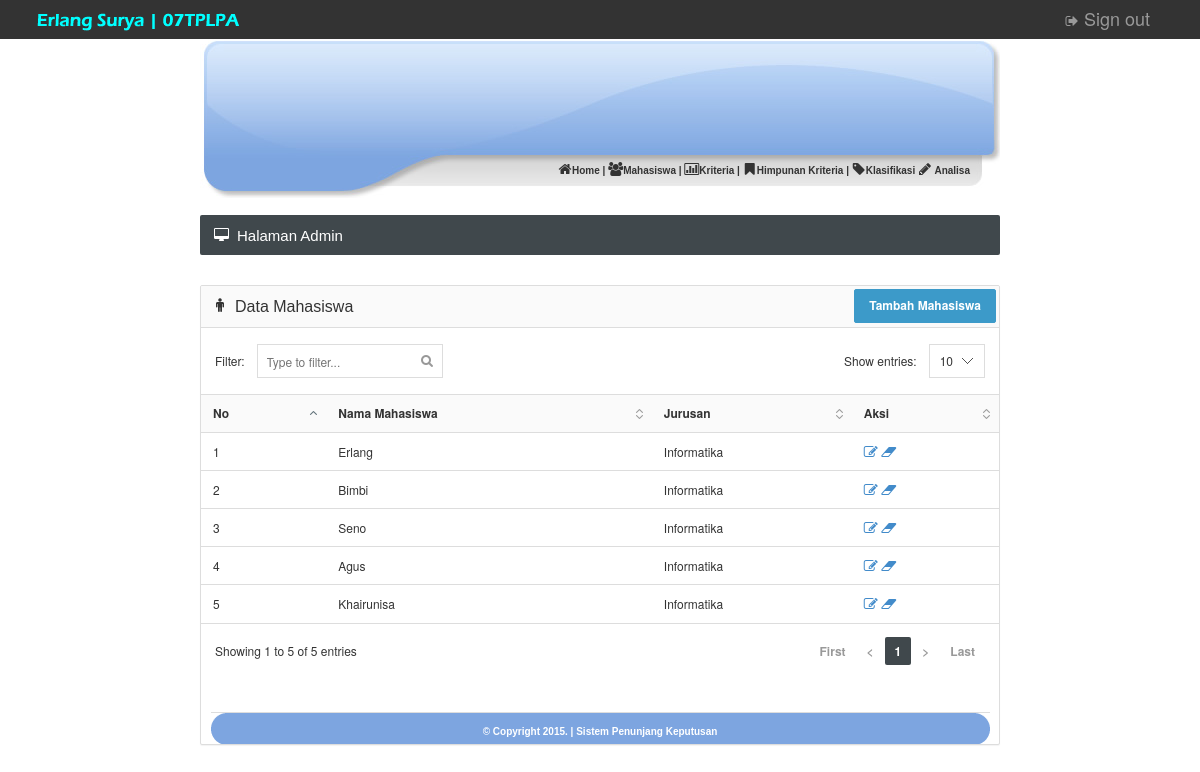
Screenshot of /admin/mahasiswa.php (signed in) with the database file from the repository.
### tables this page shows
CREATE TABLE IF NOT EXISTS `calonbeasiswa` (
  `id_mhs` varchar(10) NOT NULL,
  `nama_mhs` varchar(100) NOT NULL,
  `jurusan` text NOT NULL
);

### admin/mahasiswa.php (the view)
<?php
include "head.php";
?>
			<?php include "menu.php"; ?>
			</div>
		<br />
		<div id="content">
			<div class="page-title">
				<h5><i class="fa fa-desktop"></i> Halaman Admin</h5>
			</div>
			<div class="panel panel-default">
				<div class="panel-heading" align="right"><h6 class="panel-title"><i class="fa fa-male"></i> Data Mahasiswa</h6>
				<a href="mahasiswa_tambah.php"><input type="submit" value="Tambah Mahasiswa" class="btn btn-info"></a>
				</div>
				<div class="datatable">
					<table class="table table-hover">
						<thead>
							<tr>
								<th>No</th>
								<th>Nama Mahasiswa</th>
								<th>Jurusan</th>
								<th>Aksi</th>
							</tr>
						</thead>
						<tbody>
							<?php
							$nomor = 0;
							$hasil = mysql_query("select * from calonbeasiswa");
							while ($dataku = mysql_fetch_array($hasil)) {
							?>
								<tr>
									<td><?php echo $nomor=$nomor+1;?></td>
									<td><?php echo $dataku['nama_mhs']; ?></td>
									<td><?php echo $dataku['jurusan']; ?></td>
									<td>
										<a href="mahasiswa_edit.php?id_mhs=<?php echo $dataku['id_mhs']; ?>">
										<i class='fa fa-edit'></i>
										</a>
										<a href="mahasiswa_hapus.php?id_mhs=<?php echo $dataku['id_mhs']; ?>">
										<i class='fa fa-eraser'></i>
										</a>
									</td>
								</tr>
							<?php } ?>
						</tbody>
					</table>
				</div>
			<br />
			<br />
			<?php include "footer.php"; ?>

### images/style.css (style rules this page uses)
body { margin-top: 0px; margin-left: 0px; margin-right: 0px; margin-bottom: 0px; }
#content { width: 800px; }

### css/styles.css (style rules this page uses)
@media (min-width: 768px) { a, .btn, .caret, .close, .sidebar, .select2-choice abbr, .select2-highlighted, .ui-slider-range, .ui-datepicker-trigger, .ui-timepicker-list li, .checker span:after, .checker span, .navbar-toggle, .thumb-options, .select2-arrow b, .thumb-zoom img, .fc-button, .page-content { -webkit-transition: all 0.15s ease-in-out; -moz-transition: all 0.15s ease-in-out; -o-transition: all 0.15s ease-in-out; transition: all 0.15s ease-in-out; } }
.fa { position: relative; font-size: 14px; min-width: 14px; text-align: center; }
h1, h2, h3, h4, h5, h6, .navigation > li > a, .stats li span { font-family: 'Cuprum', sans-serif; font-weight: normal; }
.page-title { color: #fff; background-color: #40484C; -moz-box-shadow: 0 1px 0 #fff; -webkit-box-shadow: 0 1px 0 #FFF; box-shadow: 0 1px 0 #FFF; border-radius: 2px; margin-bottom: 30px; }
.page-title:after { content: ""; display: table; clear: both; }
.page-title h5 { margin: 0; float: left; display: block; font-size: 15px; padding: 13px 14px 12px 14px; line-height: 1; }
.dataTable { border-collapse: collapse; border-top: 1px solid #ddd; border-bottom: 1px solid #ddd; }
.dataTable thead th { background-color: #fafafa; cursor: pointer; }
.sorting { background: url('../images/interface/tables/sort_both.png') no-repeat 100%; padding-right: 24px!important; }
.sorting_asc { background: url('../images/interface/tables/sort_asc.png') no-repeat 100%; padding-right: 24px!important; }

### rows the page displays
calonbeasiswa: nama_mhs "Erlang", jurusan "Informatika"
calonbeasiswa: nomor "2", nama_mhs "Bimbi", jurusan "Informatika"
calonbeasiswa: nomor "3", nama_mhs "Seno", jurusan "Informatika"
calonbeasiswa: nomor "4", nama_mhs "Agus", jurusan "Informatika"
calonbeasiswa: nomor "5", nama_mhs "Khairunisa", jurusan "Informatika"
